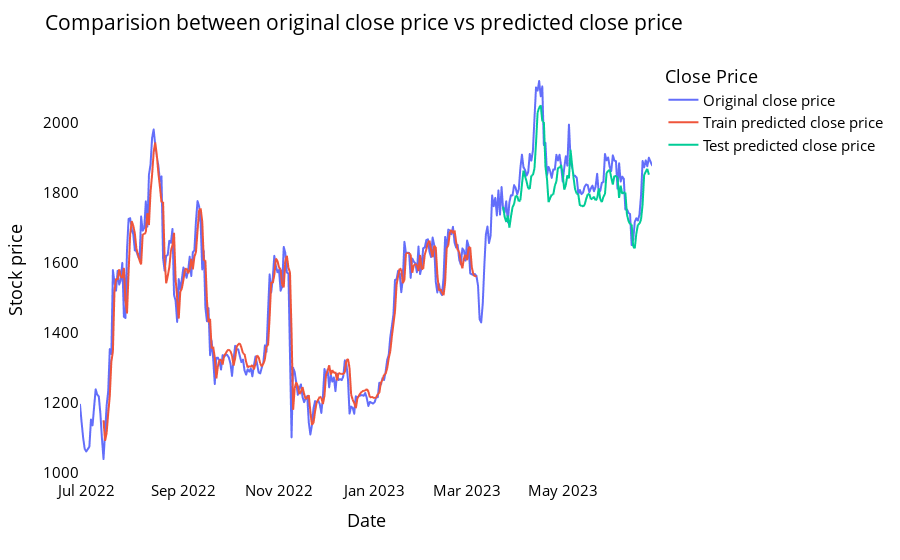

The notebook cell this image was saved under:
### Code cell
# shift train predictions for plotting

look_back=time_step
trainPredictPlot = np.empty_like(closedf)
trainPredictPlot[:, :] = np.nan
trainPredictPlot[look_back:len(train_predict)+look_back, :] = train_predict
print("Train predicted data: ", trainPredictPlot.shape)

# shift test predictions for plotting
testPredictPlot = np.empty_like(closedf)
testPredictPlot[:, :] = np.nan
testPredictPlot[len(train_predict)+(look_back*2)+1:len(closedf)-1, :] = test_predict
print("Test predicted data: ", testPredictPlot.shape)

names = cycle(['Original close price','Train predicted close price','Test predicted close price'])


plotdf = pd.DataFrame({'date': close_stock['Date'],
                       'original_close': close_stock['Close'],
                      'train_predicted_close': trainPredictPlot.reshape(1,-1)[0].tolist(),
                      'test_predicted_close': testPredictPlot.reshape(1,-1)[0].tolist()})

fig = px.line(plotdf,x=plotdf['date'], y=[plotdf['original_close'],plotdf['train_predicted_close'],
                                          plotdf['test_predicted_close']],
              labels={'value':'Stock price','date': 'Date'})
fig.update_layout(title_text='Comparision between original close price vs predicted close price',
                  plot_bgcolor='white', font_size=15, font_color='black', legend_title_text='Close Price')
fig.for_each_trace(lambda t:  t.update(name = next(names)))

fig.update_xaxes(showgrid=False)
fig.update_yaxes(showgrid=False)
fig.show()

### Figure 1 — Plotly figure (JSON) as saved in the notebook; plotly's stock layout.template omitted (floating-point values rounded to 4 significant figures; data arrays with more than 128 entries replaced by an {"elided": "..."} marker saying what was removed)
{"data": [{"hovertemplate": "variable=original_close<br>Date=%{x}<br>Stock price=%{y}<extra></extra>", "legendgroup": "original_close", "line": {"color": "#636efa", "dash": "solid"}, "marker": {"symbol": "circle"}, "mode": "lines", "name": "Original close price", "showlegend": true, "type": "scattergl", "x": {"elided": "365 str values"}, "xaxis": "x", "y": {"elided": "365 float values"}, "yaxis": "y"}, {"hovertemplate": "variable=train_predicted_close<br>Date=%{x}<br>Stock price=%{y}<extra></extra>", "legendgroup": "train_predicted_close", "line": {"color": "#EF553B", "dash": "solid"}, "marker": {"symbol": "circle"}, "mode": "lines", "name": "Train predicted close price", "showlegend": true, "type": "scattergl", "x": {"elided": "365 str values"}, "xaxis": "x", "y": {"elided": "365 float values"}, "yaxis": "y"}, {"hovertemplate": "variable=test_predicted_close<br>Date=%{x}<br>Stock price=%{y}<extra></extra>", "legendgroup": "test_predicted_close", "line": {"color": "#00cc96", "dash": "solid"}, "marker": {"symbol": "circle"}, "mode": "lines", "name": "Test predicted close price", "showlegend": true, "type": "scattergl", "x": {"elided": "365 str values"}, "xaxis": "x", "y": {"elided": "365 float values"}, "yaxis": "y"}], "layout": {"font": {"color": "black", "size": 15}, "legend": {"title": {"text": "Close Price"}, "tracegroupgap": 0}, "margin": {"t": 60}, "plot_bgcolor": "white", "title": {"text": "Comparision between original close price vs predicted close price"}, "xaxis": {"anchor": "y", "domain": [0, 1], "showgrid": false, "title": {"text": "Date"}}, "yaxis": {"anchor": "x", "domain": [0, 1], "showgrid": false, "title": {"text": "Stock price"}}}}
